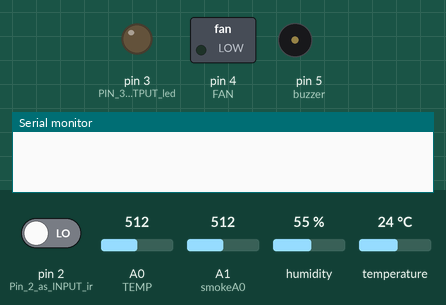
The sketch below on a simulated Arduino Uno, built with avr-gcc and run on an emulated ATmega328P. Shown: switched loads named in the sketch (green lamp = pin HIGH), output pins drawn as LEDs (lit = HIGH), buzzer (waves = sounding, pin HIGH), the last lines printed to the serial monitor. The test bench sets the inputs (shaded band); at power-on: pin 2 (Pin_2_as_INPUT_ir) LOW, A0 (TEMP) = 512, A1 (smokeA0) = 512, humidity 55 %, temperature 24 °C. The modem accepts every AT command (registered, SIM ready, sends succeed) and sends nothing else.

Above: at 0.1 s.
At 48.6 s:
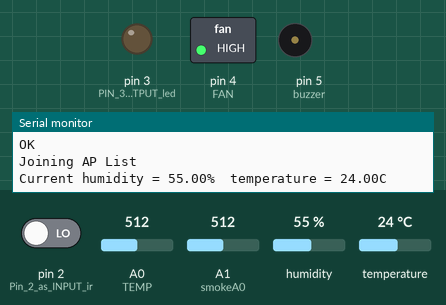
Timing chart, 0 to 50.1 s (numbered marks = the images above):
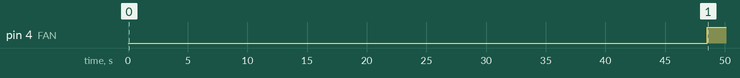

The sketch:

industrial_automation.ino
```cpp
#include <SoftwareSerial.h>
#include <stdlib.h>
#include <dht.h>

dht DHT;

#define DHT11_PIN 7
// replace with your channel's thingspeak API key
String apiKey = "SHNTYJSXXONVGG8W";

SoftwareSerial ser(10,11); // RX, TX
float temp;
int smokeA0 = A1;
int sensorThres = 550;
int ir=0;
int irs=0;
int Smaoke = 0;
int gas = 0;
int Fire = 0;
void setup()
{
        Serial.begin(9600);
        pinMode(smokeA0, INPUT);//gas
        pinMode(2, INPUT); //Pin 2 as INPUT ir
        pinMode(3, OUTPUT); //PIN 3 as OUTPUT led
        pinMode(A0, INPUT);//TEMP
        pinMode(4, OUTPUT);// FAN
         pinMode(5, OUTPUT);//buzzer
          ser.begin(115200);

  // reset ESP8266
  ser.println("AT+RST");
  delay (10000);
  ser.println("AT");
  while(ser.available())
  {
    Serial.write(ser.read());
  }
  Serial.println("Sending AT command");
  while(ser.available())
  {
    Serial.write(ser.read());
  }
  delay (5000);
 ser.println("AT+CWMODE=1");
 delay (5000);

  ser.println("AT+CWMODE?");
  while(ser.available())
  {
    Serial.write(ser.read());
  }
  Serial.println("Setting mode");
  delay (5000);
  ser.println("AT+CWJAP=\"AptechJayanagar17\",\"Londan@1980\"");
  delay (15000);
  while(ser.available())
  {
    Serial.write(ser.read());
  }
  Serial.println("Joining AP List");
  delay (8000);
}

void loop()
{
  DHT.read11(DHT11_PIN);

    Serial.print("Current humidity = ");
    Serial.print(DHT.humidity);
    Serial.print("%  ");
    Serial.print("temperature = ");
    Serial.print(DHT.temperature);
    Serial.println("C  ");
      if (ir ==1)
      {
        irs=1;
        digitalWrite(5, HIGH);   // turn the LED/Buzz ON
        delay(1000);                       // wait for 100 msecond
        digitalWrite(5, LOW);   // turn the LED/Buzz OFF
        delay(1000);                       // wait for 100 msecond
      } else {
        irs=0;
        }
    delay(500);
    ir =digitalRead(2);
    if (ir ==1)
      {
        digitalWrite(3, HIGH);   // turn the LED/Buzz ON
        delay(1000);                       // wait for 100 msecond
        digitalWrite(3, LOW);   // turn the LED/Buzz OFF
        delay(1000);                       // wait for 100 msecond
      }
   temp = analogRead(A0);
   temp = temp * 0.48828125;
   if(temp>=35)
   {

        digitalWrite(4,HIGH);//fan
        delay(1000);
        Fire=1;

   }else{
    Fire =0;
    }

   int analogSensor = analogRead(smokeA0);
   Serial.print("gs=");
   Serial.println(analogSensor);
  if (analogSensor > sensorThres)
    {
    digitalWrite(5, HIGH);//buzzer
    delay(1000);
    digitalWrite(5, LOW);
    delay(1000);
    gas=1;

    }else{

    gas=0;
      }


   int val = 0;
  int val1 = 0;
  int val2 = 0;
  int val3 = 0;
  int val4 = 0;
  val = DHT.temperature;
  Serial.println("Analog reading");
  // convert to string
  char buf[16];
  String strTemp = String(val, DEC);
  Serial.println("Printing parameter");
  Serial.println(strTemp);

    val1 = DHT.humidity;
  Serial.println("Analog reading");
  // convert to string

  String strHum = String(val1, DEC);
  Serial.println("Printing parameter");
  Serial.println(strHum);

    val2 = Fire;
  Serial.println("Analog reading");
  // convert to string

  String strFire = String(val2, DEC);
  Serial.println("Printing parameter");
  Serial.println(strFire);

   val3 = gas;
  Serial.println("Analog reading");
  // convert to string

  String strgas = String(val3, DEC);
  Serial.println("Printing parameter");
  Serial.println(strgas);

      val4 = irs;
  Serial.println("Analog reading");
  // convert to string

  String strirs = String(val4, DEC);
  Serial.println("Printing parameter");
  Serial.println(strirs);


  // TCP connection
  String cmd = "AT+CIPSTART=\"TCP\",\"";
  cmd += "184.106.153.149"; // api.thingspeak.com
  cmd += "\",80";
  ser.println(cmd);
  Serial.println(cmd);
  while(ser.available())
  {
    Serial.write(ser.read());
  }

  Serial.println("TCP connection");

  if(ser.find("Error")){
    Serial.println("AT+CIPSTART error");
    return;
  }

  // prepare GET string
  String getStr = "GET /update?api_key=";
  getStr += apiKey;
  getStr +="&field1=";
  getStr += String(strTemp);
  getStr +="&field2=";
  getStr += String(strHum);
  getStr +="&field3=";
  getStr += String(strFire);
   getStr +="&field4=";
  getStr += String(strgas);
   getStr +="&field5=";
  getStr += String(strirs);
  getStr += "\r\n\r\n";

  Serial.println("Got string");

  // send data length
  cmd = "AT+CIPSEND=";
  cmd += String(getStr.length());
  ser.println(cmd);
  while(ser.available())
  {
    Serial.write(ser.read());
  }

  if(ser.find(">")){
    ser.print(getStr);
  }
  else{
    ser.println("AT+CIPCLOSE");
    // alert user
    Serial.println("AT+CIPCLOSE");
  }
 delay(20000);
  }
```

Measured:
- by itself, pin 4 (FAN): LOW → HIGH at 48.5 s
